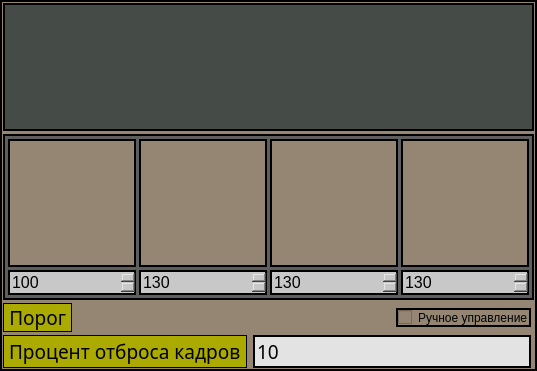
<?xml version="1.0" encoding="UTF-8"?>
<ui version="4.0">
 <class>ImageProcessingDisplayWindow</class>
 <widget class="QWidget" name="ImageProcessingDisplayWindow">
  <property name="geometry">
   <rect>
    <x>0</x>
    <y>0</y>
    <width>537</width>
    <height>370</height>
   </rect>
  </property>
  <property name="windowTitle">
   <string>ImageProcessingDisplayWindow</string>
  </property>
  <property name="styleSheet">
   <string notr="true">QWidget
{
border: 2px solid line black;
	background-color: rgb(148, 134, 115);
	font: 14pt &quot;Sans Serif&quot;;
}
QLineEdit
{
border: 2px solid line black;
	
	background-color: rgb(227, 227, 227);
}

QLabel
{
border: 0px solid line black;
	
	background-color: rgb(148, 134, 115);

}</string>
  </property>
  <layout class="QGridLayout" name="gridLayout">
   <property name="leftMargin">
    <number>3</number>
   </property>
   <property name="topMargin">
    <number>3</number>
   </property>
   <property name="rightMargin">
    <number>3</number>
   </property>
   <property name="bottomMargin">
    <number>3</number>
   </property>
   <property name="spacing">
    <number>3</number>
   </property>
   <item row="0" column="0" colspan="2">
    <widget class="QLabel" name="label_16">
     <property name="sizePolicy">
      <sizepolicy hsizetype="Preferred" vsizetype="MinimumExpanding">
       <horstretch>0</horstretch>
       <verstretch>0</verstretch>
      </sizepolicy>
     </property>
     <property name="minimumSize">
      <size>
       <width>512</width>
       <height>128</height>
      </size>
     </property>
     <property name="maximumSize">
      <size>
       <width>540</width>
       <height>128</height>
      </size>
     </property>
     <property name="styleSheet">
      <string notr="true">QLabel
{
background-color: rgb(69, 75, 70);
	color: rgb(170, 85, 255);
border: 2px solid line black;
}</string>
     </property>
     <property name="text">
      <string/>
     </property>
    </widget>
   </item>
   <item row="1" column="0" colspan="2">
    <widget class="QGroupBox" name="groupBox">
     <property name="sizePolicy">
      <sizepolicy hsizetype="Preferred" vsizetype="MinimumExpanding">
       <horstretch>0</horstretch>
       <verstretch>0</verstretch>
      </sizepolicy>
     </property>
     <property name="maximumSize">
      <size>
       <width>540</width>
       <height>300</height>
      </size>
     </property>
     <property name="styleSheet">
      <string notr="true">QGroupBox
{
border: 2px solid line black;
background-color: rgb(94, 94, 94);
}

QLabel
{
border: 2px solid line black;
}</string>
     </property>
     <layout class="QGridLayout" name="gridLayout_21">
      <property name="leftMargin">
       <number>3</number>
      </property>
      <property name="topMargin">
       <number>3</number>
      </property>
      <property name="rightMargin">
       <number>3</number>
      </property>
      <property name="bottomMargin">
       <number>3</number>
      </property>
      <property name="spacing">
       <number>3</number>
      </property>
      <item row="1" column="1">
       <widget class="LabelImage" name="ROI_2_Label">
        <property name="minimumSize">
         <size>
          <width>128</width>
          <height>128</height>
         </size>
        </property>
        <property name="maximumSize">
         <size>
          <width>128</width>
          <height>128</height>
         </size>
        </property>
        <property name="styleSheet">
         <string notr="true">QLabel
{
border: 2px solid line black;
}</string>
        </property>
        <property name="text">
         <string/>
        </property>
        <property name="scaledContents">
         <bool>true</bool>
        </property>
        <property name="alignment">
         <set>Qt::AlignCenter</set>
        </property>
       </widget>
      </item>
      <item row="1" column="0">
       <widget class="LabelImage" name="ROI_1_Label">
        <property name="minimumSize">
         <size>
          <width>128</width>
          <height>128</height>
         </size>
        </property>
        <property name="maximumSize">
         <size>
          <width>128</width>
          <height>128</height>
         </size>
        </property>
        <property name="styleSheet">
         <string notr="true">QLabel
{
border: 2px solid line black;
}</string>
        </property>
        <property name="text">
         <string/>
        </property>
        <property name="scaledContents">
         <bool>true</bool>
        </property>
        <property name="alignment">
         <set>Qt::AlignCenter</set>
        </property>
       </widget>
      </item>
      <item row="1" column="2">
       <widget class="LabelImage" name="ROI_3_Label">
        <property name="minimumSize">
         <size>
          <width>128</width>
          <height>128</height>
         </size>
        </property>
        <property name="maximumSize">
         <size>
          <width>128</width>
          <height>128</height>
         </size>
        </property>
        <property name="styleSheet">
         <string notr="true">QLabel
{
border: 2px solid line black;
}</string>
        </property>
        <property name="text">
         <string/>
        </property>
        <property name="scaledContents">
         <bool>true</bool>
        </property>
        <property name="alignment">
         <set>Qt::AlignCenter</set>
        </property>
       </widget>
      </item>
      <item row="1" column="3">
       <widget class="LabelImage" name="ROI_Long_Label">
        <property name="minimumSize">
         <size>
          <width>128</width>
          <height>128</height>
         </size>
        </property>
        <property name="maximumSize">
         <size>
          <width>128</width>
          <height>128</height>
         </size>
        </property>
        <property name="styleSheet">
         <string notr="true">QLabel
{
border: 2px solid line black;
}</string>
        </property>
        <property name="text">
         <string/>
        </property>
        <property name="scaledContents">
         <bool>true</bool>
        </property>
        <property name="alignment">
         <set>Qt::AlignCenter</set>
        </property>
       </widget>
      </item>
      <item row="2" column="1">
       <widget class="QSpinBox" name="spinThresImage_2">
        <property name="sizePolicy">
         <sizepolicy hsizetype="Expanding" vsizetype="Ignored">
          <horstretch>0</horstretch>
          <verstretch>0</verstretch>
         </sizepolicy>
        </property>
        <property name="font">
         <font>
          <family>MS Shell Dlg 2</family>
          <pointsize>12</pointsize>
          <weight>9</weight>
          <italic>false</italic>
          <bold>false</bold>
         </font>
        </property>
        <property name="styleSheet">
         <string notr="true">QWidget
{
background-color: rgb(200, 200, 200);
	font: 75 12pt &quot;MS Shell Dlg 2&quot;;
}</string>
        </property>
        <property name="minimum">
         <number>1</number>
        </property>
        <property name="maximum">
         <number>1024</number>
        </property>
        <property name="value">
         <number>130</number>
        </property>
       </widget>
      </item>
      <item row="2" column="2">
       <widget class="QSpinBox" name="spinThresImage_3">
        <property name="sizePolicy">
         <sizepolicy hsizetype="Expanding" vsizetype="Fixed">
          <horstretch>0</horstretch>
          <verstretch>0</verstretch>
         </sizepolicy>
        </property>
        <property name="font">
         <font>
          <family>MS Shell Dlg 2</family>
          <pointsize>12</pointsize>
          <weight>9</weight>
          <italic>false</italic>
          <bold>false</bold>
         </font>
        </property>
        <property name="styleSheet">
         <string notr="true">QWidget
{
background-color: rgb(200, 200, 200);
	font: 75 12pt &quot;MS Shell Dlg 2&quot;;
}</string>
        </property>
        <property name="minimum">
         <number>1</number>
        </property>
        <property name="maximum">
         <number>1024</number>
        </property>
        <property name="value">
         <number>130</number>
        </property>
       </widget>
      </item>
      <item row="2" column="3">
       <widget class="QSpinBox" name="spinThresImage_4">
        <property name="sizePolicy">
         <sizepolicy hsizetype="Expanding" vsizetype="Fixed">
          <horstretch>0</horstretch>
          <verstretch>0</verstretch>
         </sizepolicy>
        </property>
        <property name="font">
         <font>
          <family>MS Shell Dlg 2</family>
          <pointsize>12</pointsize>
          <weight>9</weight>
          <italic>false</italic>
          <bold>false</bold>
         </font>
        </property>
        <property name="styleSheet">
         <string notr="true">QWidget
{
background-color: rgb(200, 200, 200);
	font: 75 12pt &quot;MS Shell Dlg 2&quot;;
}</string>
        </property>
        <property name="minimum">
         <number>1</number>
        </property>
        <property name="maximum">
         <number>1024</number>
        </property>
        <property name="value">
         <number>130</number>
        </property>
       </widget>
      </item>
      <item row="2" column="0">
       <widget class="QSpinBox" name="spinThresImage">
        <property name="sizePolicy">
         <sizepolicy hsizetype="Expanding" vsizetype="Ignored">
          <horstretch>0</horstretch>
          <verstretch>0</verstretch>
         </sizepolicy>
        </property>
        <property name="font">
         <font>
          <family>MS Shell Dlg 2</family>
          <pointsize>12</pointsize>
          <weight>9</weight>
          <italic>false</italic>
          <bold>false</bold>
         </font>
        </property>
        <property name="styleSheet">
         <string notr="true">QWidget
{
background-color: rgb(200, 200, 200);
	font: 75 12pt &quot;MS Shell Dlg 2&quot;;
}</string>
        </property>
        <property name="minimum">
         <number>1</number>
        </property>
        <property name="maximum">
         <number>1024</number>
        </property>
        <property name="value">
         <number>100</number>
        </property>
       </widget>
      </item>
     </layout>
    </widget>
   </item>
   <item row="2" column="0">
    <layout class="QHBoxLayout" name="horizontalLayout_2">
     <item>
      <widget class="QLabel" name="label">
       <property name="sizePolicy">
        <sizepolicy hsizetype="Minimum" vsizetype="Preferred">
         <horstretch>0</horstretch>
         <verstretch>0</verstretch>
        </sizepolicy>
       </property>
       <property name="font">
        <font>
         <family>Sans Serif</family>
         <pointsize>14</pointsize>
         <weight>50</weight>
         <italic>false</italic>
         <bold>false</bold>
        </font>
       </property>
       <property name="styleSheet">
        <string notr="true">QLabel
{
background-color: rgb(170, 170, 0);
border: 1px solid line black;
}</string>
       </property>
       <property name="text">
        <string>Порог</string>
       </property>
       <property name="alignment">
        <set>Qt::AlignRight|Qt::AlignTrailing|Qt::AlignVCenter</set>
       </property>
      </widget>
     </item>
     <item>
      <spacer name="horizontalSpacer">
       <property name="orientation">
        <enum>Qt::Horizontal</enum>
       </property>
       <property name="sizeHint" stdset="0">
        <size>
         <width>40</width>
         <height>20</height>
        </size>
       </property>
      </spacer>
     </item>
     <item>
      <widget class="QCheckBox" name="checkBoxThresManual">
       <property name="text">
        <string>Ручное управление</string>
       </property>
       <property name="checked">
        <bool>false</bool>
       </property>
      </widget>
     </item>
    </layout>
   </item>
   <item row="3" column="0">
    <layout class="QHBoxLayout" name="horizontalLayout_3">
     <item>
      <widget class="QLabel" name="label_2">
       <property name="font">
        <font>
         <family>Sans Serif</family>
         <pointsize>14</pointsize>
         <weight>50</weight>
         <italic>false</italic>
         <bold>false</bold>
        </font>
       </property>
       <property name="styleSheet">
        <string notr="true">QLabel
{
background-color: rgb(170, 170, 0);
border: 1px solid line black;
}</string>
       </property>
       <property name="text">
        <string>Процент отброса кадров</string>
       </property>
      </widget>
     </item>
     <item>
      <widget class="QLineEdit" name="lineEditFilterProcentage">
       <property name="font">
        <font>
         <family>Sans Serif</family>
         <pointsize>14</pointsize>
         <weight>50</weight>
         <italic>false</italic>
         <bold>false</bold>
        </font>
       </property>
       <property name="text">
        <string>10</string>
       </property>
      </widget>
     </item>
    </layout>
   </item>
  </layout>
 </widget>
 <layoutdefault spacing="6" margin="11"/>
 <customwidgets>
  <customwidget>
   <class>LabelImage</class>
   <extends>QLabel</extends>
   <header>labelimage.h</header>
  </customwidget>
 </customwidgets>
 <resources/>
 <connections/>
</ui>
